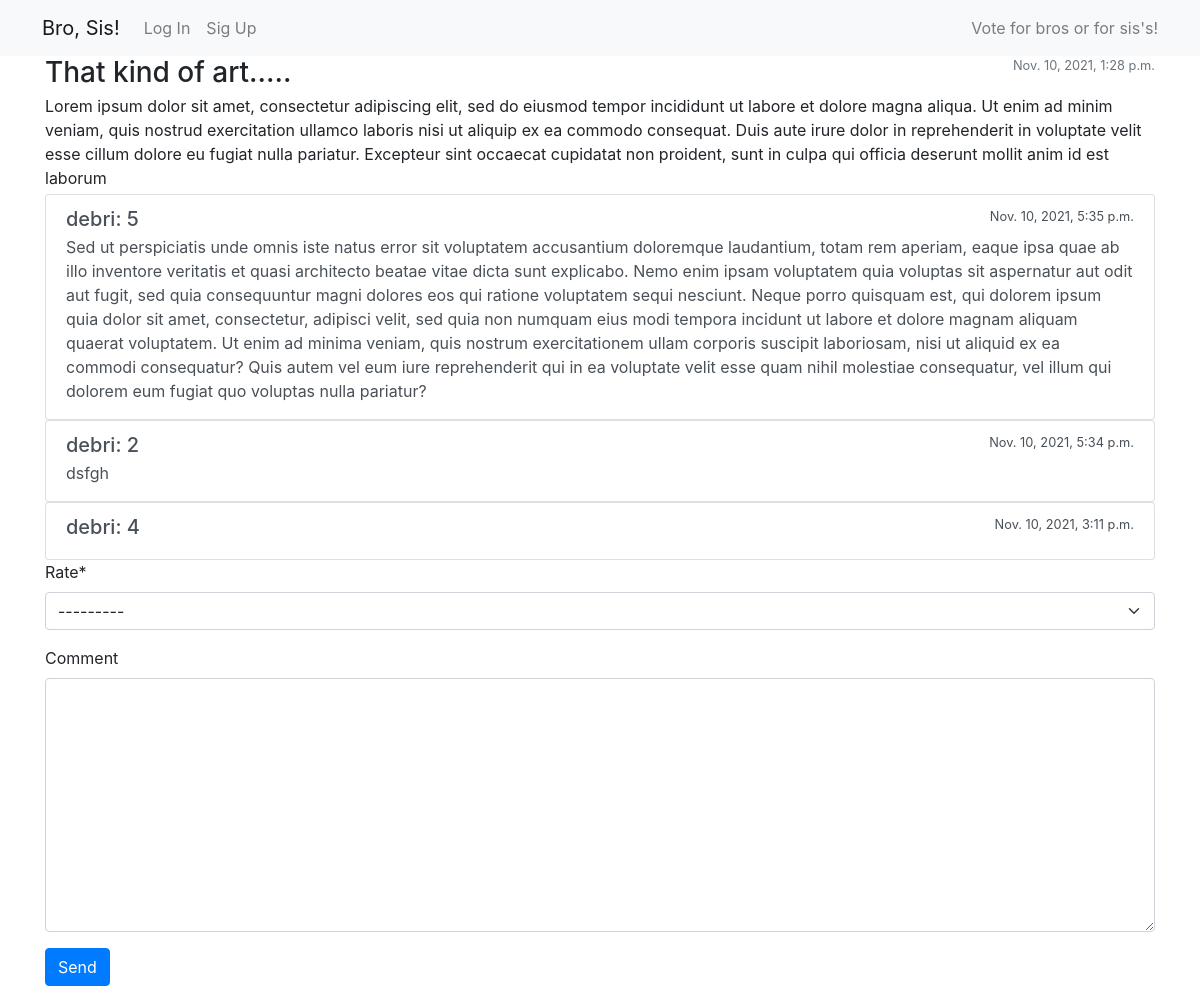
/publication/1, run on the app's committed database.
### home/models.py (models this page shows, shortened)
class Publication(models.Model):
    title = models.CharField(max_length=256)
    group = models.ForeignKey(Group, on_delete=models.PROTECT)
    content = models.TextField(null=True, blank=True,)
    author = models.ForeignKey(User, on_delete=models.PROTECT, default='creator', related_name='my_publications')
    published = models.DateTimeField(auto_now_add=True, db_index=True)
    readers = models.ManyToManyField(User, through='UserPublicationRelation',  related_name='publications')
    class Meta:
        ordering = ['-published']

class UserPublicationRelation(models.Model):
    RATE_CHOICES = (
        (1, 'Very bad'),
        (2, 'Bad'),
        (3, 'Not bad'),
        (4, 'Good'),
        (5, 'Amazing'),
    )
    user = models.ForeignKey(User, on_delete=models.CASCADE)
    publication = models.ForeignKey(Publication, on_delete=models.CASCADE)
    rate = models.PositiveSmallIntegerField(choices=RATE_CHOICES, null=True)
    comment = models.TextField(max_length=3000, blank=True)
    published = models.DateTimeField(auto_now_add=True, db_index=True)
    like = models.BooleanField(default=False)
    class Meta:
        ordering = ['-published']

### home/views.py (the view)
# urls.py: path('publication/<int:pid>', single_publication, name='publication'),
def single_publication(request, pid):
    publication = Publication.objects.get(id=pid)
    if request.method == "POST":
        form = UserPublicationRelationForm(request.POST)
        if form.is_valid():
            form = form.save(commit=False)
            form.user = request.user
            form.publication = publication
            form.save()
            return redirect("/", context={'form': form})
    else:
        form = UserPublicationRelationForm()
    reviews = UserPublicationRelation.objects.filter(publication=publication)
    return render(request, 'home/publication.html', context={'publication': publication,
                                                             'form': form,
                                                             'reviews': reviews})

### home/forms.py (shortened to what this page needs)
class UserPublicationRelationForm(forms.ModelForm):
    class Meta:
        model = UserPublicationRelation
        fields = ('rate', 'comment')

### templates/home/publication.html (shortened to what this page needs)
{% extends 'base.html' %}
{% load crispy_forms_tags %}
{% block content %}
<div class="d-flex w-100 justify-content-between">
    <h3 class="mb-1">{{ publication.title }}</h3>
    <small class="text-muted">{{ publication.published }}</small>
</div>
<p class="mb-1">{{ publication.content }}</p>
<div class="reviews">
    {% for review in reviews %}
    <div class="list-group">
        <a href="#" class="list-group-item list-group-item-action">
            <div class="d-flex w-100 justify-content-between">
                <h5 class="mb-1">{{ review.user.username }}: {{ review.rate }}</h5>
                <small>{{ review.published }}</small>
            </div>
            <p class="mb-1">{{ review.comment }}</p>
        </a>
    </div>
    {% endfor %}
</div>
<form method="post">
    {{ form|crispy }}
    <button class="btn btn-primary" type="submit">Send</button>
</form>
{% endblock content %}

### data on the page
Publication: title "That kind of art.....", published "Nov. 10, 2021, 1:28 p.m.", content "Lorem ipsum dolor sit amet, consectetur adipiscing elit, sed do eiusmod tempor incididunt ut labore et dolore magna aliqua. Ut enim ad minim veniam, quis nostrud exercitation ullamco laboris nisi ut aliquip ex ea commodo consequat. Duis aute irure dolor in reprehenderit in voluptate velit esse cillum dolore eu fugiat nulla pariatur. Excepteur sint occaecat cupidatat non proident, sunt in culpa qui officia deserunt mollit anim id est laborum"
UserPublicationRelation: user.username "debri", rate "5", published "Nov. 10, 2021, 5:35 p.m.", comment "Sed ut perspiciatis unde omnis iste natus error sit voluptatem accusantium doloremque laudantium, totam rem aperiam, eaque ipsa quae ab illo inventore veritatis et quasi architecto beatae vitae dicta sunt explicabo. Nemo enim ipsam voluptatem quia voluptas sit aspernatur aut odit aut fugit, sed quia consequuntur magni dolores eos qui ratione voluptatem sequi nesciunt. Neque porro quisquam est, qui dolorem ipsum quia dolor sit amet, consectetur, adipisci velit, sed quia non numquam eius modi tempora incidunt ut labore et dolore magnam aliquam quaerat voluptatem. Ut enim ad minima veniam, quis nostrum exercitationem ullam corporis suscipit laboriosam, nisi ut aliquid ex ea commodi…"
UserPublicationRelation: user.username "debri", rate "2", published "Nov. 10, 2021, 5:34 p.m.", comment "dsfgh"
UserPublicationRelation: user.username "debri", rate "4", published "Nov. 10, 2021, 3:11 p.m."
